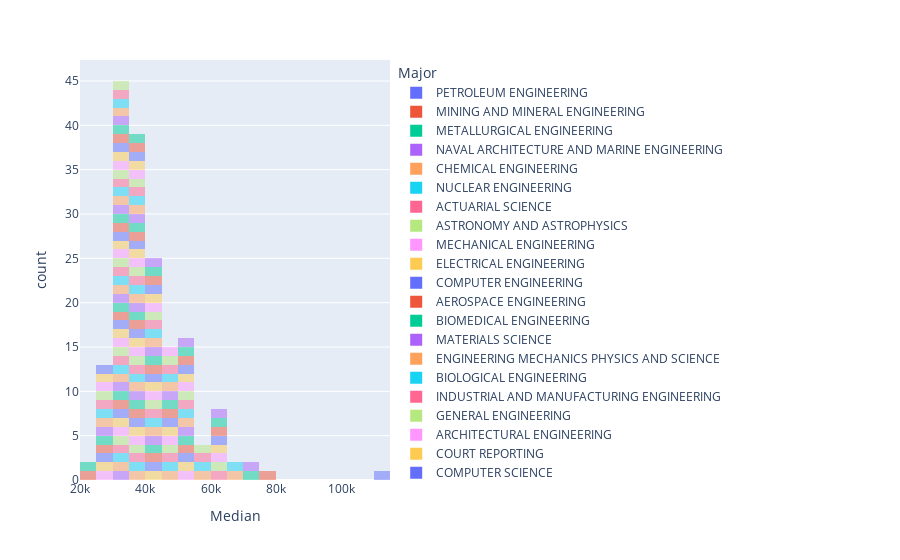

This figure's notebook cell:
### Code cell
fig = px.histogram(DF_raw,
                   nbins=20,
                   x='Median',
                   color='Major',
                   opacity=0.5
                   )


fig.show()
Highest_Median = Stats.max()
show(Highest_Median)
#I just chose a high amount of nbins because there were many majors. As I kept increasing the number of bins meant the data got easier to read. Also the highest one 
#would have to be Petroleum engineering. USing Stat.Max gave us the highest median value and it is easy to find in the histogram.
